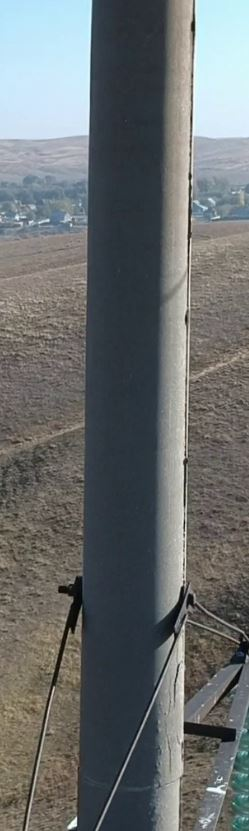
#> input picture test_images/03_1.06.JPG, 249 x 831 px
$ python main.py --image test_images/03_1.06.JPG --folder test_images   (older library calls are emulated)
#> lines starting #> are read from the running program, lines starting #| are printed output that depends on the picture
### concrete_extractor.py
import numpy as np
import cv2


class ConcreteExtractor:
    """
    Allows to find pole edges and extract the area confined by these edges
    """
    def __init__(
            self,
            line_modifier,
    ):

        self.line_modifier = line_modifier

    # [59 lines left out: function retrieve_polygon, not called in this run]

    def find_pole_edges(self, image):
        """Runs an image provided along the pole inclination angle
        calculating pipeline.

        :return: edges found (list of lists)
        """
        # Find all lines on the image
        raw_lines = self.generate_lines(image)

        # Rewrite lines in a proper form (x1,y1), (x2,y2) if any found. List of lists
        if raw_lines is None:
            return []

        # Process results: merge raw lines where possible to decrease the total
        # number of lines we are working with
        merged_lines = self.line_modifier().merge_lines(lines_to_merge=raw_lines)

        # Pick lines based on which the angle will be calculated. Ideally we are looking for 2 lines
        # which represent both pole's edges. If there is 1, warn user and calculate the angle based
        # on it. Pick two opposite and parrallel lines within the merged ones. We assume this is pole
        if len(merged_lines) > 1:
            the_lines = self.retrieve_pole_lines(merged_lines, image)

        elif len(merged_lines) == 1:
            print("WARNING: Only one edge detected!")
            the_lines = merged_lines

        else:
            print("WARNING: No edges detected")
            return []

        assert 1 <= len(the_lines) <= 2, "ERROR: Wrong number of lines found"

        return the_lines

    def retrieve_pole_lines(self, merged_lines, image):
        """
        Among all lines found we need to pick only 2 - the ones that most likely
        going to pole's edges
        :param merged_lines: Lines detected (list of lists)
        :param image: image getting processed
        :return: 2 lines (list of lists)
        """
        import math
        lines_to_the_left = list()
        lines_to_the_right = list()
        left_section_and_margin = int(image.shape[1] * 0.6)
        right_section_and_margin = int(image.shape[1] * 0.4)

        if len(merged_lines) > 10:
            print("WARNING: MORE THAN 10 LINES TO SORT. O(N2) WONT PROMISE YOU THAT")

        while merged_lines:

            line = merged_lines.pop()
            line_angle = round(90 - np.rad2deg(np.arctan2(abs(line[1][1] - line[0][1]),
                                                          abs(line[1][0] - line[0][0]))), 2)
            line_lenght = math.sqrt((line[1][1] - line[0][1]) ** 2 + (line[1][0] - line[0][0]) ** 2)

            if line[0][0] <= left_section_and_margin and line[1][0] <= left_section_and_margin:
                lines_to_the_left.append((line, line_angle, line_lenght))
                # to make sure the same line doesn't get added to both subgroups if it lies in the margin
                continue

            if line[0][0] >= right_section_and_margin and line[1][0] >= right_section_and_margin:
                lines_to_the_right.append((line, line_angle, line_lenght))

        # Pick 2 best lines (2 most parallel)
        # O(n2). Slow, but we do not deal with large number of lines anyway
        optimal_lines = 180, None, None  # angle difference, line 1, line 2

        # Possible that the whole pole lies in the left part of the image
        if lines_to_the_left and not lines_to_the_right:
            # Select only among the lines to the left
            if len(lines_to_the_left) == 1:
                # Return only coordinates without angle and lenght
                return [lines_to_the_left[0][0]]

            elif len(lines_to_the_left) == 2:
                # Check if both lines to the left are relatively parallel -> pole
                if abs(lines_to_the_left[0][1] - lines_to_the_left[1][1]) <= 2:
                    return [lines_to_the_left[0][0], lines_to_the_left[1][0]]
                # Else return the longest one - likely to be pole's edge + some noise
                else:
                    return [lines_to_the_left[0][0]] if lines_to_the_left[0][2] > lines_to_the_left[1][2] else \
                        [lines_to_the_left[1][0]]

            # Have more than 2 lines to the left. Need to find the 2
            else:
                for i in range(len(lines_to_the_left) - 1):
                    for j in range(i + 1, len(lines_to_the_left)):

                        delta = abs(lines_to_the_left[i][1] - lines_to_the_left[j][1])

                        if not delta < optimal_lines[0]:
                            continue
                        else:
                            optimal_lines = delta, lines_to_the_left[i][0], lines_to_the_left[j][0]

        # Possible that the whole pole lies in the right part of the image
        elif lines_to_the_right and not lines_to_the_left:
            # Select only among the lines to the right
            if len(lines_to_the_right) == 1:
                return [lines_to_the_right[0][0]]

            elif len(lines_to_the_right) == 2:
                # Check if both lines to the right are relatively parallel -> pole
                if abs(lines_to_the_right[0][1] - lines_to_the_right[1][1]) <= 2:
                    return [lines_to_the_right[0][0], lines_to_the_right[1][0]]
                else:
                    return [lines_to_the_right[0][0]] if lines_to_the_right[0][2] > lines_to_the_right[1][2] else \
                        [lines_to_the_right[1][0]]

            else:
                for i in range(len(lines_to_the_right) - 1):
                    for j in range(i + 1, len(lines_to_the_right)):

                        delta = abs(lines_to_the_right[i][1] - lines_to_the_right[j][1])

                        if not delta < optimal_lines[0]:
                            continue
                        else:
                            optimal_lines = delta, lines_to_the_right[i][0], lines_to_the_right[j][0]

        # Ideal case - lines are to the left and to the rest. Find the best 2 (most parallel ones)
        else:
            for left_line, left_angle, left_length in lines_to_the_left:
                for right_line, right_angle, right_length in lines_to_the_right:

                    delta = abs(left_angle - right_angle)

                    if not delta < optimal_lines[0]:
                        continue

                    optimal_lines = delta, left_line, right_line

        return [optimal_lines[1], optimal_lines[2]]

        # [48 lines of commented-out code are left out]

    def generate_lines(self, image):
        """Generates lines based on which the inclination angle will be
        later calculated
        :param image: image
        :return: image with generated lines
        """
        # Resize image before
        #image = self.downsize_image(image)

        # Apply mask to remove background
        image_masked = self.apply_mask(image)

        # Generate edges
        edges = cv2.Canny(image_masked,
                          threshold1=50,
                          threshold2=200,
                          apertureSize=3)
        # Based on the edges found, find lines
        lines = cv2.HoughLinesP(edges,
                                rho=1,
                                theta=np.pi / 180,
                                threshold=100,
                                minLineLength=100,
                                maxLineGap=100)

        return lines

    def apply_mask(self, image):
        """
        Applies rectangular mask to an image in order to remove background
        and mainly focus on the pole
        :param image: original image
        :return: image with the mask applied
        """
        mask = np.zeros(image.shape[:2], np.uint8)
        bgd_model = np.zeros((1, 65), np.float64)
        fgd_model = np.zeros((1, 65), np.float64)

        # start_x, start_y, width, height
        rect = (int(image.shape[1] * 0.1),
                0,
                image.shape[1] - int(image.shape[1] * 0.2),
                image.shape[0])

        cv2.grabCut(image,
                    mask,
                    rect,
                    bgd_model,
                    fgd_model,
                    3,
                    cv2.GC_INIT_WITH_RECT)

        mask2 = np.where((mask == 2) | (mask == 0), 0, 1).astype("uint8")
        img = image * mask2[:, :, np.newaxis]

        ret, thresh = cv2.threshold(img,
                                    0,
                                    255,
                                    cv2.THRESH_BINARY)

        return thresh

    # [7 lines left out: function downsize_image, not called in this run]

### line_modifier.py
import math
import numpy as np


class LineModifier:
    """
    Allows to merge short lines into longer ones provided they are
    similarly oriented.
    Allows to extend the lines representing concrete pole's edges in order to
    extract the area confined by these lines later
    """
    def __init__(self):

        self._angle_thresh = 70
        self._min_distance_to_merge = 30
        self._min_angle_to_merge = 30

    # [61 lines left out: function extend_lines, not called in this run]

    def merge_lines(self, lines_to_merge):
        """
        Merges lines provided they are similarly oriented
        :param lines_to_merge: List of lists. Lines to merge
        :return: merged lines
        """
        vertical_lines = self.discard_not_vertical_lines(lines_to_merge)

        # Sort and get line orientation
        lines_x, lines_y = list(), list()

        for line in vertical_lines:
            orientation = math.atan2(
                    (line[0][1] - line[1][1]), (line[0][0] - line[1][0])
                                     )

            if (abs(math.degrees(orientation)) > 45) and\
                                abs(math.degrees(orientation)) < (90 + 45):
                lines_y.append(line)
            else:
                lines_x.append(line)

        lines_x.sort(key=lambda line: line[0][0])
        lines_y.sort(key=lambda line: line[0][1])

        merged_lines_x = self.merge_lines_pipeline_2(lines_x)
        merged_lines_y = self.merge_lines_pipeline_2(lines_y)

        merged_lines_all = list()
        merged_lines_all.extend(merged_lines_x)
        merged_lines_all.extend(merged_lines_y)

        return merged_lines_all

    def discard_not_vertical_lines(self, lines):
        """
        Discards all lines that are not within N degrees cone
        :param lines:
        :return: vertical lines [(point1, point2, angle of the line), ]
        """
        # Discard horizontal lines (no point merging lines that are not what we need)
        vertical_lines = list()

        for line in lines:

            x1 = line[0][0]
            y1 = line[0][1]
            x2 = line[0][2]
            y2 = line[0][3]

            angle = abs(round(np.rad2deg(np.arctan2((y2 - y1), (x2 - x1))), 2))

            if angle < self._angle_thresh:
                continue

            vertical_lines.append([(x1, y1), (x2, y2)])

        return vertical_lines

    def merge_lines_pipeline_2(self, lines):
        """

        :param lines:
        :return:
        """
        super_lines_final = []
        super_lines = []

        # check if a line has angle and enough distance to be considered similar
        for line in lines:
            create_new_group = True
            group_updated = False

            for group in super_lines:
                for line2 in group:

                    if self.get_distance(line2, line) < self._min_distance_to_merge:
                        # check the angle between lines
                        orientation_i = math.atan2((line[0][1] - line[1][1]), (line[0][0] - line[1][0]))
                        orientation_j = math.atan2((line2[0][1] - line2[1][1]), (line2[0][0] - line2[1][0]))

                        if int(abs(abs(math.degrees(orientation_i)) - abs(
                                math.degrees(orientation_j)))) < self._min_angle_to_merge:
                            # print("angles", orientation_i, orientation_j)
                            # print(int(abs(orientation_i - orientation_j)))
                            group.append(line)

                            create_new_group = False
                            group_updated = True
                            break

                if group_updated:
                    break

            if create_new_group:
                new_group = list()
                new_group.append(line)

                for idx, line2 in enumerate(lines):
                    # check the distance between lines
                    if self.get_distance(line2, line) < self._min_distance_to_merge:

                        # check the angle between lines
                        orientation_i = math.atan2((line[0][1] - line[1][1]), (line[0][0] - line[1][0]))
                        orientation_j = math.atan2((line2[0][1] - line2[1][1]), (line2[0][0] - line2[1][0]))

                        if int(abs(abs(math.degrees(orientation_i)) - abs(
                                math.degrees(orientation_j)))) < self._min_angle_to_merge:
                            # print("angles", orientation_i, orientation_j)
                            # print(int(abs(orientation_i - orientation_j)))

                            new_group.append(line2)

                            # remove line from lines list
                            # lines[idx] = False
                # append new group
                super_lines.append(new_group)

        for group in super_lines:
            super_lines_final.append(self.merge_lines_segments1(group))

        return super_lines_final

    def merge_lines_segments1(self, lines, use_log=False):

        if len(lines) == 1:
            return lines[0]

        line_i = lines[0]

        # orientation
        orientation_i = math.atan2((line_i[0][1] - line_i[1][1]), (line_i[0][0] - line_i[1][0]))

        points = []
        for line in lines:
            points.append(line[0])
            points.append(line[1])

        if (abs(math.degrees(orientation_i)) > 45) and abs(math.degrees(orientation_i)) < (90 + 45):

            # sort by y
            points = sorted(points, key=lambda point: point[1])

            if use_log:
                print("use y")
        else:

            # sort by x
            points = sorted(points, key=lambda point: point[0])

            if use_log:
                print("use x")

        return [points[0], points[len(points) - 1]]

    # [11 lines left out: function lines_close, not called in this run]

    def get_line_magnitude(self, x1, y1, x2, y2):

        line_magnitude = math.sqrt(math.pow((x2 - x1), 2) + math.pow((y2 - y1), 2))

        return line_magnitude

    def get_distance_point_line(self, px, py, x1, y1, x2, y2):

        # http://local.wasp.uwa.edu.au/~pbourke/geometry/pointline/source.vba
        LineMag = self.get_line_magnitude(x1, y1, x2, y2)

        if LineMag < 0.00000001:
            distance_point_line = 9999

            return distance_point_line

        u1 = (((px - x1) * (x2 - x1)) + ((py - y1) * (y2 - y1)))
        u = u1 / (LineMag * LineMag)

        if (u < 0.00001) or (u > 1):
            # // closest point does not fall within the line segment, take the shorter distance
            # // to an endpoint
            ix = self.get_line_magnitude(px, py, x1, y1)
            iy = self.get_line_magnitude(px, py, x2, y2)

            if ix > iy:
                distance_point_line = iy
            else:
                distance_point_line = ix
        else:
            # Intersecting point is on the line, use the formula
            ix = x1 + u * (x2 - x1)
            iy = y1 + u * (y2 - y1)
            distance_point_line = self.get_line_magnitude(px, py, ix, iy)

        return distance_point_line

    def get_distance(self, line1, line2):

        dist1 = self.get_distance_point_line(line1[0][0], line1[0][1],
                                             line2[0][0], line2[0][1], line2[1][0], line2[1][1])
        dist2 = self.get_distance_point_line(line1[1][0], line1[1][1],
                                             line2[0][0], line2[0][1], line2[1][0], line2[1][1])
        dist3 = self.get_distance_point_line(line2[0][0], line2[0][1],
                                             line1[0][0], line1[0][1], line1[1][0], line1[1][1])
        dist4 = self.get_distance_point_line(line2[1][0], line2[1][1],
                                             line1[0][0], line1[0][1], line1[1][0], line1[1][1])

        return min(dist1, dist2, dist3, dist4)

### utils.py
import cv2
import os
import numpy as np


def calculate_angle(the_lines: list) -> float:
    """
    Calculates angle of the line(s) provided
    :param the_lines: list of lists, lines found and filtered
    :return: angle
    """
    if len(the_lines) == 2:
        x1_1 = the_lines[0][0][0]
        y1_1 = the_lines[0][0][1]
        x2_1 = the_lines[0][1][0]
        y2_1 = the_lines[0][1][1]

        # Original approach
        # angle_1 = round(90 - np.rad2deg(np.arctan2(abs(y2_1 - y1_1), abs(x2_1 - x1_1))), 2)

        angle_1 = round(np.rad2deg(np.arctan(abs(x2_1 - x1_1) / abs(y2_1 - y1_1))), 2)

        x1_2 = the_lines[1][0][0]
        y1_2 = the_lines[1][0][1]
        x2_2 = the_lines[1][1][0]
        y2_2 = the_lines[1][1][1]

        # Original approach
        # angle_2 = round(90 - np.rad2deg(np.arctan2(abs(y2_2 - y1_2), abs(x2_2 - x1_2))), 2)

        angle_2 = round(np.rad2deg(np.arctan(abs(x2_2 - x1_2) / abs(y2_2 - y1_2))), 2)

        return round((angle_1 + angle_2) / 2, 2)

    else:
        x1 = the_lines[0][0][0]
        y1 = the_lines[0][0][1]
        x2 = the_lines[0][1][0]
        y2 = the_lines[0][1][1]

        # Original approach
        # return round(90 - np.rad2deg(np.arctan2(abs(y2 - y1), abs(x2 - x1))), 2)
        return round(np.rad2deg(np.arctan(abs(x2 - x1) / abs(y2 - y1))), 2)


class ResultsHandler:

    def __init__(
            self,
            save_path,
            line_thickness=2,
            window_name='window'
    ):
        self._window_name = window_name
        self._is_window_created = False
        self._sleeping_time = 1

        self._line_thickness = line_thickness
        self._font = cv2.FONT_HERSHEY_SIMPLEX
        self._font_scale = 1
        self._font_colour = (255, 0, 255)
        self._line_type = 3

        self.save_path = save_path

    @property
    def is_window_created(self):
        return self._is_window_created

    def create_window(self):
        cv2.namedWindow(self._window_name)
        self._is_window_created = True

    def show(self, image):
        cv2.imshow(self._window_name, image)

    def destroy_windows(self):
        cv2.destroyWindow(self._window_name)
        self._is_window_created = False

    # [49 lines left out: functions draw_lines_write_text, save_image, save_image_2, show_image, not called in this run]

### main.py
#from concrete_polygon_extractor import LineExtender, PolygonRetriever
#from tilt_detector import TiltDetector, LineMerger

from line_modifier import LineModifier
from concrete_extractor import ConcreteExtractor
from utils import ResultsHandler, calculate_angle
import os
import argparse
import cv2
import time
import sys


def parse_args():
    parser = argparse.ArgumentParser()

    parser.add_argument('--image', type=str, help='Path to an image.')
    parser.add_argument('--folder', type=str, help="Path to a folder with images to process")
    parser.add_argument('--save_path', type=str, default=None, help="If None, don't save results, show them")

    parser.add_argument('--retrieve', type=int, default=0, help="Retrieve image section defined by the two pole"
                                                                "edge lines detected")
    arguments = parser.parse_args()

    return arguments


def main():

    arguments = parse_args()

    assert arguments.image or arguments.folder, "No input data provided"

    images_to_process = list()

    if arguments.image:

        if os.path.isfile(arguments.image):
            images_to_process.append(arguments.image)
        else:
            raise IOError("Provided image is not an image")

    else:
        if not os.path.isdir(arguments.folder):
            raise IOError("Provided folder is not a folder")

        for image_name in os.listdir(arguments.folder):
            if not any(image_name.endswith(ext) for ext in [".jpg", ".png", ".jpeg",
                                                            ".JPG", ".JPEG", ".PNG"]):
                continue

            images_to_process.append(os.path.join(arguments.folder, image_name))

    # If save path has been provided, all images will be processed and saved there
    # Otherwise, after each image gets processed it will be shown to a user until
    # he clicks a button to proceed to the next image if any.
    # In order to just calculate and receive angle = flag is 0
    if arguments.save_path is not None:
        if not os.path.exists(arguments.save_path):
            os.mkdir(arguments.save_path)

    handler = ResultsHandler(save_path=arguments.save_path)
    concrete_detector = ConcreteExtractor(line_modifier=LineModifier)

    total_error = 0.0
    images_with_calculated_angles = 0
    images_without_angle_calculated = list()
    performance_tracker = list()

    # Process all images
    for path_to_image in images_to_process:

        image_name = os.path.split(path_to_image)[-1]
        print('\n', image_name)

        try:
            image = cv2.imread(path_to_image)
#> image is the input picture: shape (831, 249, 3); mean B, G, R 110.1, 109.7, 105.8
        except:
            print("ERROR: Failed to open an image", image_name)
            continue

        img_res = (image.shape[0], image.shape[1])

        # Find edges
        start_time = time.time()
        the_edges = concrete_detector.find_pole_edges(image=image)
#> in apply_mask, `img = image * mask2[:, :, np.newaxis]`:
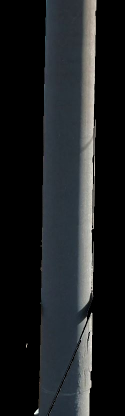
#> img: shape (831, 249, 3) (shown at 1/2 size); mean B, G, R 33.9, 32.1, 29.6
#> in apply_mask, `ret, thresh = cv2.threshold(img, 0, 255, cv2.THRESH_BINARY)`:
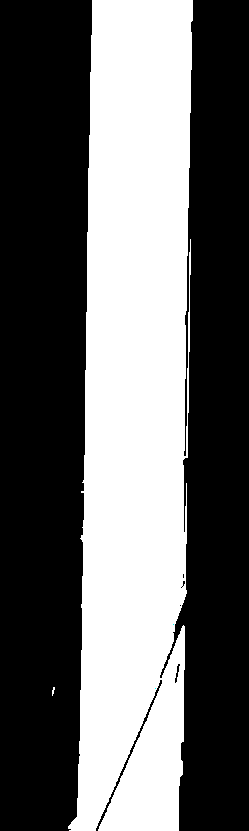
#> thresh: shape (831, 249, 3); mean B, G, R 103.6, 103.6, 103.6
#> in generate_lines, `lines = cv2.HoughLinesP(edges, rho=1, theta=np.pi / 180, threshold=100..`: lines = [[77, 798, 91, 0], [180, 631, 191, 21], [182, 775, 191, 239], [189, 168, 192, 0], [80, 606, 90, 36], [95, 829, 161, 680]]
#> (the rest of the program and of its run is left out)
